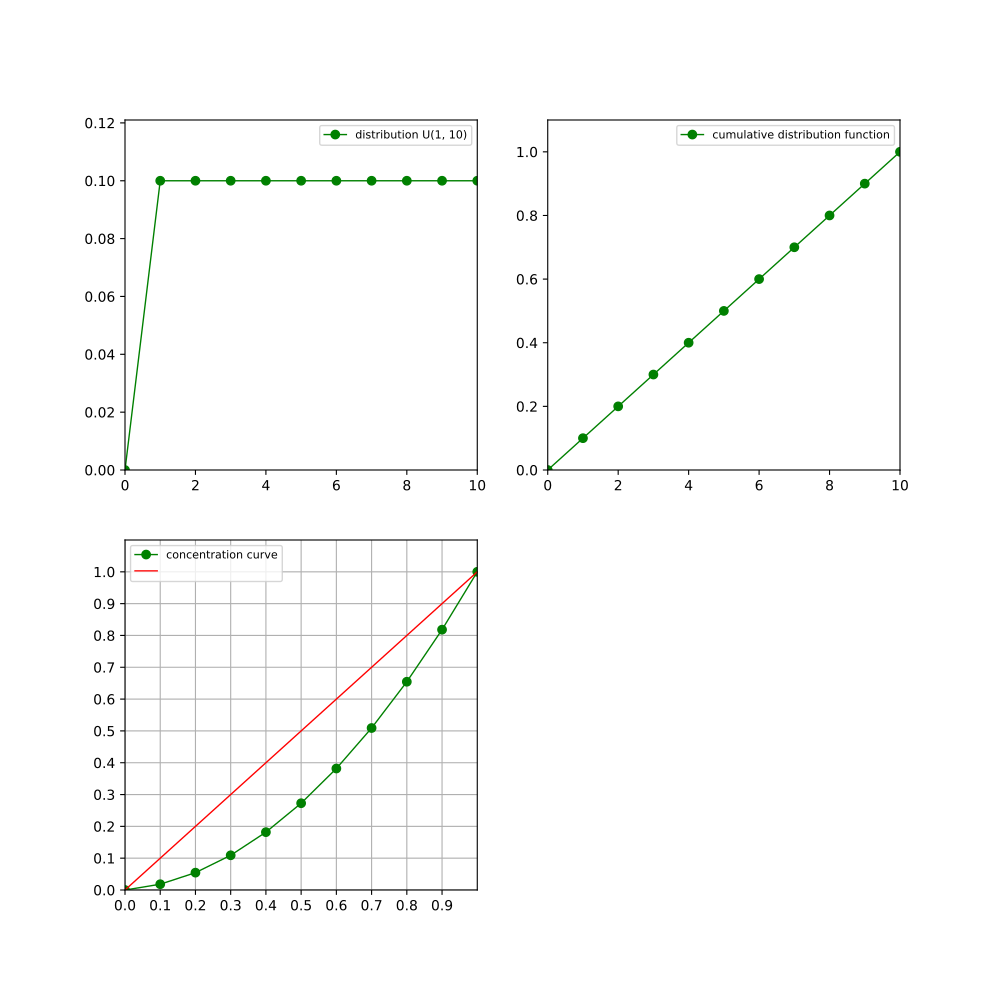

Python code for this plot:
from openalea.stat_tool.distribution import Uniform
b = Uniform(1,10)
b.plot(legend_size=8)
